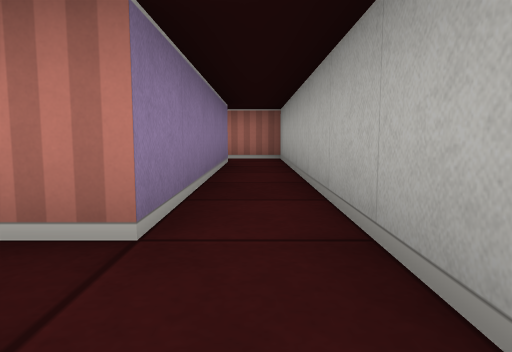
View 1 (above)

16 first-person views from a walk through a cub3D level. The camera is about half as high as the walls, tilts 6° down and sees 70° across. The floor is counted in squares. Each view is taken from the middle of a square. On the plan, view 1 faces up. The plan holds only what a view shows up to about 9 squares ahead; the rest is blank.

View 2
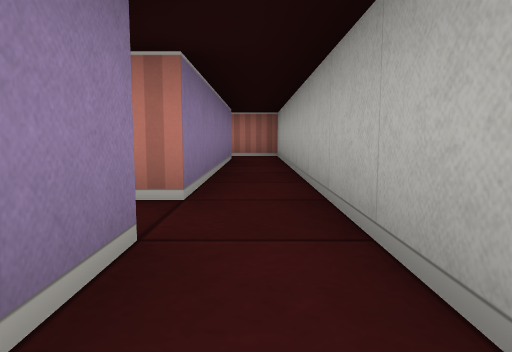

View 3
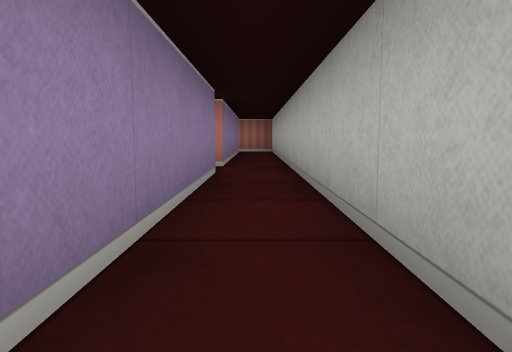

View 4
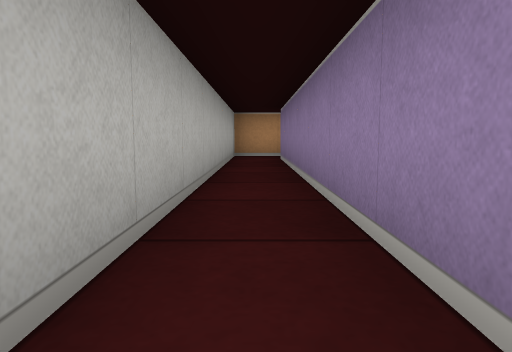

View 5
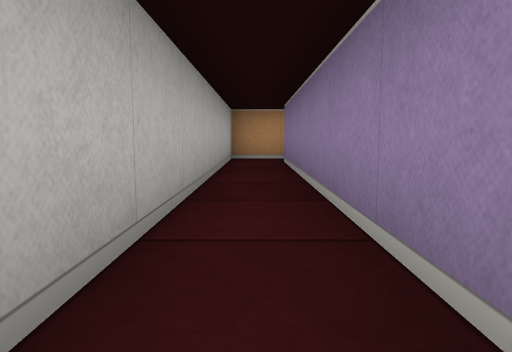

View 6
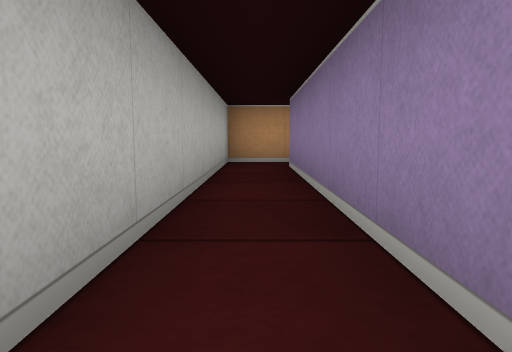

View 7
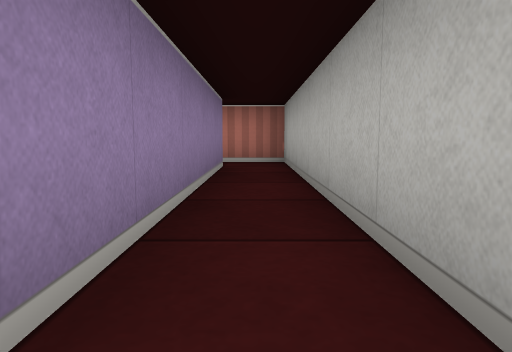

View 8
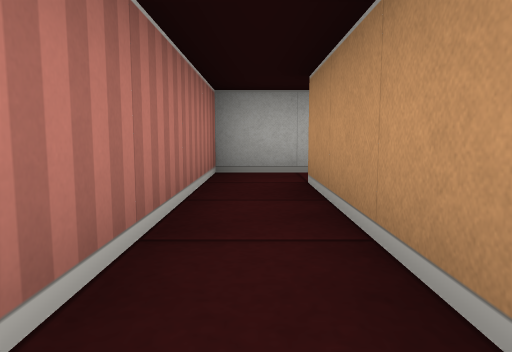

View 9
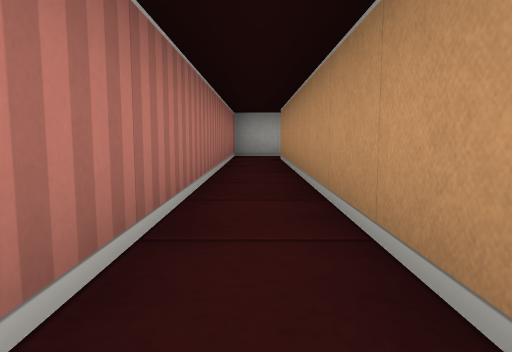

View 10
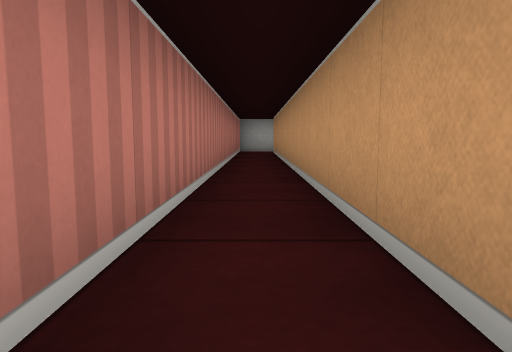

View 11
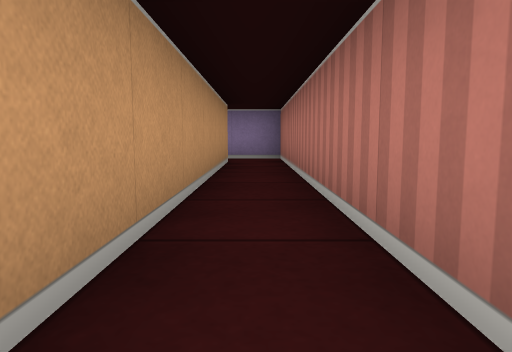

View 12
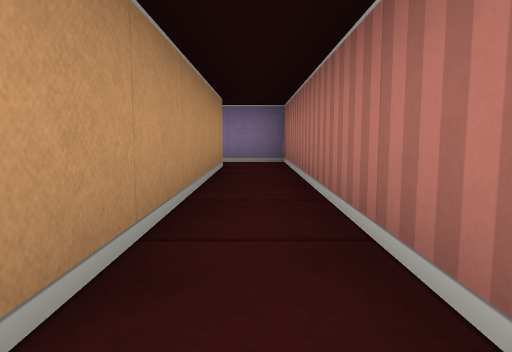

View 13
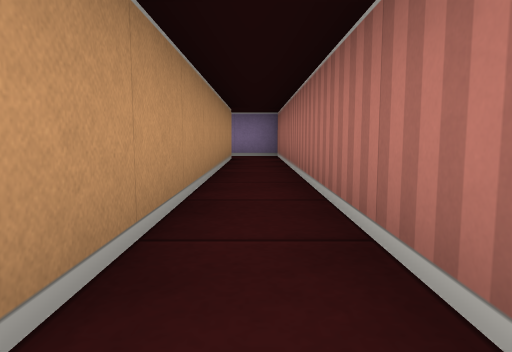

View 14
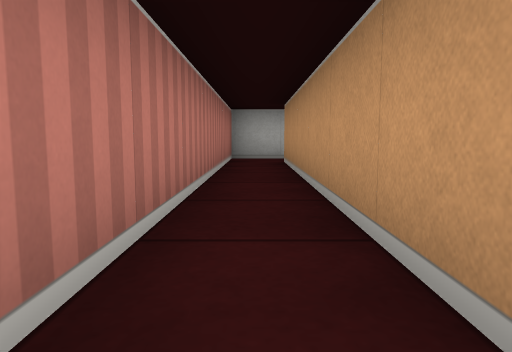

View 15
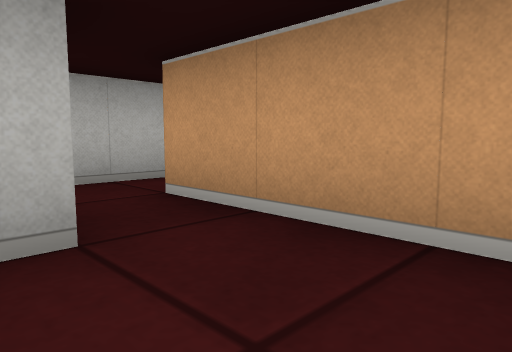

View 16
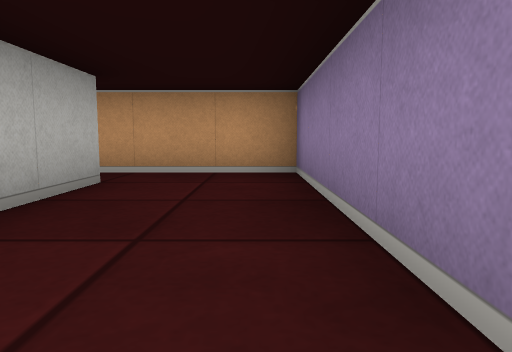

### Floor plan
Ten units are one square. View 1 is at (0, 0); x grows to the right and y downward. Boxes are objects, and circles mark ways between rooms. Rooms are numbered by the first view taken in them; rooms with no view inside come last. Other rooms are left out.
<svg viewBox="-160 -80 170 180">
<path fill="none" stroke="#000" d="M-15 -5 -5 -5 -5 85M-6 95 5 95 5 -75 -155 -75 -155 -64M-145 -65 -5 -65 -5 -15 -11 -15M-35 -44 -35 -5 -15 -5M-15 -14 -15 -30"/>
<circle cx="-10" cy="-10" r="3" fill="#2a7"/>
<text x="-10" y="-10">1</text>
<text x="-30" y="-30">2</text>
</svg>
Room 1 opens to room 2.

Where each view was taken, in squares from view 1:
view 1: 0 up, 0 right, facing up
view 2: 1 down, 0 right, facing up
view 3: 4 down, 0 right, facing up
view 4: 1 down, 0 right, facing down
view 5: 2 down, 0 right, facing down
view 6: 3 down, 0 right, facing down
view 7: 1 up, 0 right, facing up
view 8: 7 up, 4 left, facing right
view 9: 7 up, 8 left, facing right
view 10: 7 up, 11 left, facing right
view 11: 7 up, 8 left, facing left
view 12: 7 up, 9 left, facing left
view 13: 7 up, 7 left, facing left
view 14: 7 up, 7 left, facing right
view 15: 2 up, 3 left, facing down-right
view 16: 5 up, 3 left, facing down
